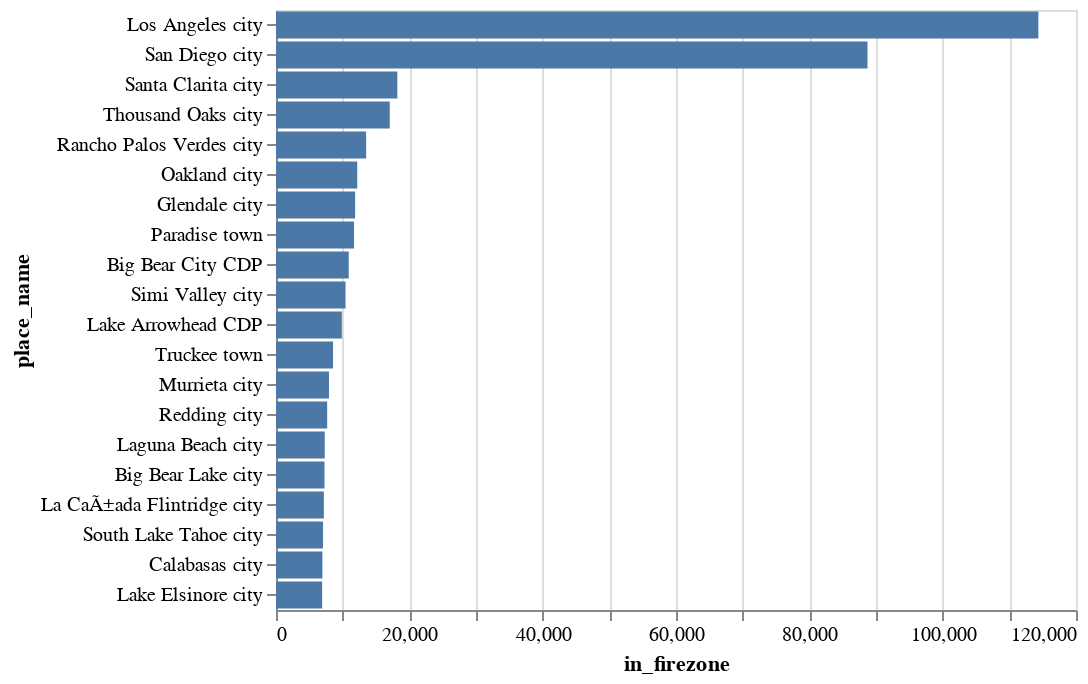

The cell this chart's notebook holds for it:
### Code cell
alt.Chart(top_places.reset_index()).mark_bar().encode(
    x="in_firezone:Q",
    y=alt.Y(
        "place_name:N",
        sort=alt.EncodingSortField(field="in_firezone", op="sum", order="descending")
    )
)

### Figure 1 — Vega-Lite specification as saved in the notebook (floating-point values rounded to 4 significant figures)
{"$schema": "https://vega.github.io/schema/vega-lite/v2.6.0.json", "config": {"view": {"height": 300, "width": 400}}, "data": {"name": "data-ff8832ec819cb03c87a936663313c5ef"}, "datasets": {"data-ff8832ec819cb03c87a936663313c5ef": [{"in_firezone": 114355, "in_firezone_percent": 14.65, "not_in_firezone": 666442, "place_name": "Los Angeles city", "total": 780797}, {"in_firezone": 88724, "in_firezone_percent": 28.36, "not_in_firezone": 224153, "place_name": "San Diego city", "total": 312877}, {"in_firezone": 18206, "in_firezone_percent": 35.07, "not_in_firezone": 33712, "place_name": "Santa Clarita city", "total": 51918}, {"in_firezone": 17062, "in_firezone_percent": 44.95, "not_in_firezone": 20899, "place_name": "Thousand Oaks city", "total": 37961}, {"in_firezone": 13519, "in_firezone_percent": 97.43, "not_in_firezone": 356, "place_name": "Rancho Palos Verdes city", "total": 13875}, {"in_firezone": 12186, "in_firezone_percent": 14.03, "not_in_firezone": 74663, "place_name": "Oakland city", "total": 86849}, {"in_firezone": 11870, "in_firezone_percent": 30.09, "not_in_firezone": 27580, "place_name": "Glendale city", "total": 39450}, {"in_firezone": 11703, "in_firezone_percent": 98.74, "not_in_firezone": 149, "place_name": "Paradise town", "total": 11852}, {"in_firezone": 10908, "in_firezone_percent": 89.87, "not_in_firezone": 1229, "place_name": "Big Bear City CDP", "total": 12137}, {"in_firezone": 10432, "in_firezone_percent": 28.32, "not_in_firezone": 26399, "place_name": "Simi Valley city", "total": 36831}, {"in_firezone": 9875, "in_firezone_percent": 98.71, "not_in_firezone": 129, "place_name": "Lake Arrowhead CDP", "total": 10004}, {"in_firezone": 8555, "in_firezone_percent": 73.51, "not_in_firezone": 3083, "place_name": "Truckee town", "total": 11638}, {"in_firezone": 7946, "in_firezone_percent": 25.7, "not_in_firezone": 22975, "place_name": "Murrieta city", "total": 30921}, {"in_firezone": 7676, "in_firezone_percent": 21.86, "not_in_firezone": 27432, "place_name": "Redding city", "total": 35108}, {"in_firezone": 7314, "in_firezone_percent": 70.59, "not_in_firezone": 3047, "place_name": "Laguna Beach city", "total": 10361}, {"in_firezone": 7273, "in_firezone_percent": 90.14, "not_in_firezone": 796, "place_name": "Big Bear Lake city", "total": 8069}, {"in_firezone": 7179, "in_firezone_percent": 100, "not_in_firezone": 0, "place_name": "La CaÃ±ada Flintridge city", "total": 7179}, {"in_firezone": 7057, "in_firezone_percent": 88.8, "not_in_firezone": 890, "place_name": "South Lake Tahoe city", "total": 7947}, {"in_firezone": 6964, "in_firezone_percent": 99.97, "not_in_firezone": 2, "place_name": "Calabasas city", "total": 6966}, {"in_firezone": 6921, "in_firezone_percent": 41.18, "not_in_firezone": 9887, "place_name": "Lake Elsinore city", "total": 16808}]}, "encoding": {"x": {"field": "in_firezone", "type": "quantitative"}, "y": {"field": "place_name", "sort": {"field": "in_firezone", "op": "sum", "order": "descending"}, "type": "nominal"}}, "mark": "bar"}
